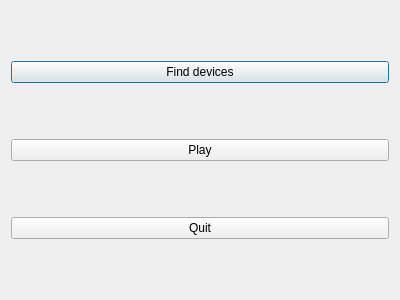
<?xml version="1.0" encoding="UTF-8"?>
<ui version="4.0">
 <class>Chat</class>
 <widget class="QDialog" name="Chat">
  <property name="geometry">
   <rect>
    <x>0</x>
    <y>0</y>
    <width>400</width>
    <height>300</height>
   </rect>
  </property>
  <property name="windowTitle">
   <string>Bluetooth Chat</string>
  </property>
  <layout class="QVBoxLayout" name="verticalLayout">
   <item>
    <layout class="QHBoxLayout" name="horizontalLayout">
     <item>
      <widget class="QPushButton" name="connectButton">
       <property name="text">
        <string>Find devices</string>
       </property>
      </widget>
     </item>
    </layout>
   </item>
   <item>
    <layout class="QHBoxLayout" name="horizontalLayout_2">
     <item>
      <widget class="QPushButton" name="playButton">
       <property name="text">
        <string>Play</string>
       </property>
      </widget>
     </item>
    </layout>
   </item>
   <item>
    <widget class="QPushButton" name="quitButton">
     <property name="text">
      <string>Quit</string>
     </property>
    </widget>
   </item>
  </layout>
 </widget>
 <resources/>
 <connections/>
</ui>
